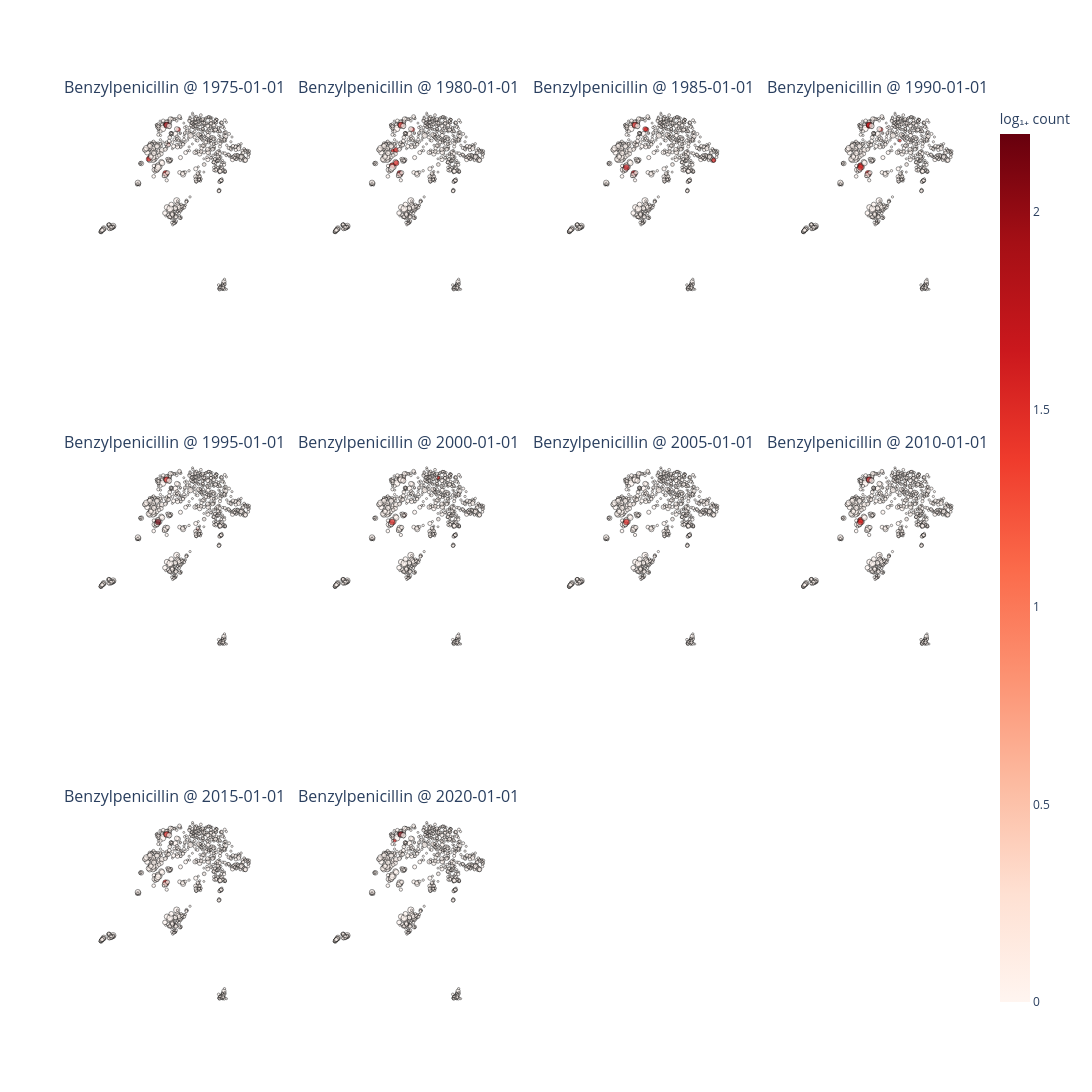

The notebook cell this image was saved under:
### Code cell
s = 3
_ = plot_umap_antibiotic_activity(
    data_df,
    amr_df,
    antibiotic=antibiotic,
    date=date,
    embedding_column=embedding_column,
    cmap="Reds",
    min_n_causation=3,
    max_marker_size=5,
    min_marker_size=1,
    image_size=(s*800,s*800),
    color_envelope=color_envelope
)

### Figure 1 — Plotly figure (JSON) as saved in the notebook; plotly's stock layout.template omitted (floating-point values rounded to 4 significant figures; data arrays with more than 128 entries replaced by an {"elided": "..."} marker saying what was removed)
{"data": [{"hovertemplate": "%{text}<extra></extra>", "marker": {"color": {"elided": "773 float values"}, "coloraxis": "coloraxis", "line": {"color": "black", "width": 0.6}, "size": {"elided": "773 float values"}}, "mode": "markers", "text": {"elided": "773 str values"}, "type": "scatter", "x": {"elided": "773 float values"}, "xaxis": "x", "y": {"elided": "773 float values"}, "yaxis": "y"}, {"hovertemplate": "%{text}<extra></extra>", "marker": {"color": {"elided": "773 float values"}, "coloraxis": "coloraxis", "line": {"color": "black", "width": 0.6}, "size": {"elided": "773 float values"}}, "mode": "markers", "text": {"elided": "773 str values"}, "type": "scatter", "x": {"elided": "773 float values"}, "xaxis": "x2", "y": {"elided": "773 float values"}, "yaxis": "y2"}, {"hovertemplate": "%{text}<extra></extra>", "marker": {"color": {"elided": "773 float values"}, "coloraxis": "coloraxis", "line": {"color": "black", "width": 0.6}, "size": {"elided": "773 float values"}}, "mode": "markers", "text": {"elided": "773 str values"}, "type": "scatter", "x": {"elided": "773 float values"}, "xaxis": "x3", "y": {"elided": "773 float values"}, "yaxis": "y3"}, {"hovertemplate": "%{text}<extra></extra>", "marker": {"color": {"elided": "773 float values"}, "coloraxis": "coloraxis", "line": {"color": "black", "width": 0.6}, "size": {"elided": "773 float values"}}, "mode": "markers", "text": {"elided": "773 str values"}, "type": "scatter", "x": {"elided": "773 float values"}, "xaxis": "x4", "y": {"elided": "773 float values"}, "yaxis": "y4"}, {"hovertemplate": "%{text}<extra></extra>", "marker": {"color": {"elided": "773 float values"}, "coloraxis": "coloraxis", "line": {"color": "black", "width": 0.6}, "size": {"elided": "773 float values"}}, "mode": "markers", "text": {"elided": "773 str values"}, "type": "scatter", "x": {"elided": "773 float values"}, "xaxis": "x5", "y": {"elided": "773 float values"}, "yaxis": "y5"}, {"hovertemplate": "%{text}<extra></extra>", "marker": {"color": {"elided": "773 float values"}, "coloraxis": "coloraxis", "line": {"color": "black", "width": 0.6}, "size": {"elided": "773 float values"}}, "mode": "markers", "text": {"elided": "773 str values"}, "type": "scatter", "x": {"elided": "773 float values"}, "xaxis": "x6", "y": {"elided": "773 float values"}, "yaxis": "y6"}, {"hovertemplate": "%{text}<extra></extra>", "marker": {"color": {"elided": "773 float values"}, "coloraxis": "coloraxis", "line": {"color": "black", "width": 0.6}, "size": {"elided": "773 float values"}}, "mode": "markers", "text": {"elided": "773 str values"}, "type": "scatter", "x": {"elided": "773 float values"}, "xaxis": "x7", "y": {"elided": "773 float values"}, "yaxis": "y7"}, {"hovertemplate": "%{text}<extra></extra>", "marker": {"color": {"elided": "773 float values"}, "coloraxis": "coloraxis", "line": {"color": "black", "width": 0.6}, "size": {"elided": "773 float values"}}, "mode": "markers", "text": {"elided": "773 str values"}, "type": "scatter", "x": {"elided": "773 float values"}, "xaxis": "x8", "y": {"elided": "773 float values"}, "yaxis": "y8"}, {"hovertemplate": "%{text}<extra></extra>", "marker": {"color": {"elided": "773 float values"}, "coloraxis": "coloraxis", "line": {"color": "black", "width": 0.6}, "size": {"elided": "773 float values"}}, "mode": "markers", "text": {"elided": "773 str values"}, "type": "scatter", "x": {"elided": "773 float values"}, "xaxis": "x9", "y": {"elided": "773 float values"}, "yaxis": "y9"}, {"hovertemplate": "%{text}<extra></extra>", "marker": {"color": {"elided": "773 float values"}, "coloraxis": "coloraxis", "line": {"color": "black", "width": 0.6}, "size": {"elided": "773 float values"}}, "mode": "markers", "text": {"elided": "773 str values"}, "type": "scatter", "x": {"elided": "773 float values"}, "xaxis": "x10", "y": {"elided": "773 float values"}, "yaxis": "y10"}], "layout": {"annotations": [{"font": {"size": 16}, "showarrow": false, "text": "Benzylpenicillin @ 1975-01-01", "x": 0.1062, "xanchor": "center", "xref": "paper", "y": 1, "yanchor": "bottom", "yref": "paper"}, {"font": {"size": 16}, "showarrow": false, "text": "Benzylpenicillin @ 1980-01-01", "x": 0.3688, "xanchor": "center", "xref": "paper", "y": 1, "yanchor": "bottom", "yref": "paper"}, {"font": {"size": 16}, "showarrow": false, "text": "Benzylpenicillin @ 1985-01-01", "x": 0.6313, "xanchor": "center", "xref": "paper", "y": 1, "yanchor": "bottom", "yref": "paper"}, {"font": {"size": 16}, "showarrow": false, "text": "Benzylpenicillin @ 1990-01-01", "x": 0.8938, "xanchor": "center", "xref": "paper", "y": 1, "yanchor": "bottom", "yref": "paper"}, {"font": {"size": 16}, "showarrow": false, "text": "Benzylpenicillin @ 1995-01-01", "x": 0.1062, "xanchor": "center", "xref": "paper", "y": 0.6111, "yanchor": "bottom", "yref": "paper"}, {"font": {"size": 16}, "showarrow": false, "text": "Benzylpenicillin @ 2000-01-01", "x": 0.3688, "xanchor": "center", "xref": "paper", "y": 0.6111, "yanchor": "bottom", "yref": "paper"}, {"font": {"size": 16}, "showarrow": false, "text": "Benzylpenicillin @ 2005-01-01", "x": 0.6313, "xanchor": "center", "xref": "paper", "y": 0.6111, "yanchor": "bottom", "yref": "paper"}, {"font": {"size": 16}, "showarrow": false, "text": "Benzylpenicillin @ 2010-01-01", "x": 0.8938, "xanchor": "center", "xref": "paper", "y": 0.6111, "yanchor": "bottom", "yref": "paper"}, {"font": {"size": 16}, "showarrow": false, "text": "Benzylpenicillin @ 2015-01-01", "x": 0.1062, "xanchor": "center", "xref": "paper", "y": 0.2222, "yanchor": "bottom", "yref": "paper"}, {"font": {"size": 16}, "showarrow": false, "text": "Benzylpenicillin @ 2020-01-01", "x": 0.3688, "xanchor": "center", "xref": "paper", "y": 0.2222, "yanchor": "bottom", "yref": "paper"}], "autosize": false, "coloraxis": {"cmax": 2.197, "cmin": 0, "colorbar": {"title": {"text": "log₁₊ count"}}, "colorscale": [[0, "rgb(255,245,240)"], [0.125, "rgb(254,224,210)"], [0.25, "rgb(252,187,161)"], [0.375, "rgb(252,146,114)"], [0.5, "rgb(251,106,74)"], [0.625, "rgb(239,59,44)"], [0.75, "rgb(203,24,29)"], [0.875, "rgb(165,15,21)"], [1, "rgb(103,0,13)"]]}, "height": 2400, "paper_bgcolor": "white", "plot_bgcolor": "white", "showlegend": false, "width": 2400, "xaxis": {"anchor": "y", "domain": [0, 0.2125], "showgrid": false, "visible": false, "zeroline": false}, "xaxis10": {"anchor": "y10", "domain": [0.2625, 0.475], "showgrid": false, "visible": false, "zeroline": false}, "xaxis11": {"anchor": "y11", "domain": [0.525, 0.7375]}, "xaxis12": {"anchor": "y12", "domain": [0.7875, 1]}, "xaxis2": {"anchor": "y2", "domain": [0.2625, 0.475], "showgrid": false, "visible": false, "zeroline": false}, "xaxis3": {"anchor": "y3", "domain": [0.525, 0.7375], "showgrid": false, "visible": false, "zeroline": false}, "xaxis4": {"anchor": "y4", "domain": [0.7875, 1], "showgrid": false, "visible": false, "zeroline": false}, "xaxis5": {"anchor": "y5", "domain": [0, 0.2125], "showgrid": false, "visible": false, "zeroline": false}, "xaxis6": {"anchor": "y6", "domain": [0.2625, 0.475], "showgrid": false, "visible": false, "zeroline": false}, "xaxis7": {"anchor": "y7", "domain": [0.525, 0.7375], "showgrid": false, "visible": false, "zeroline": false}, "xaxis8": {"anchor": "y8", "domain": [0.7875, 1], "showgrid": false, "visible": false, "zeroline": false}, "xaxis9": {"anchor": "y9", "domain": [0, 0.2125], "showgrid": false, "visible": false, "zeroline": false}, "yaxis": {"anchor": "x", "domain": [0.7778, 1], "scaleanchor": "x", "scaleratio": 1, "showgrid": false, "visible": false, "zeroline": false}, "yaxis10": {"anchor": "x10", "domain": [0, 0.2222], "scaleanchor": "x10", "scaleratio": 1, "showgrid": false, "visible": false, "zeroline": false}, "yaxis11": {"anchor": "x11", "domain": [0, 0.2222]}, "yaxis12": {"anchor": "x12", "domain": [0, 0.2222]}, "yaxis2": {"anchor": "x2", "domain": [0.7778, 1], "scaleanchor": "x2", "scaleratio": 1, "showgrid": false, "visible": false, "zeroline": false}, "yaxis3": {"anchor": "x3", "domain": [0.7778, 1], "scaleanchor": "x3", "scaleratio": 1, "showgrid": false, "visible": false, "zeroline": false}, "yaxis4": {"anchor": "x4", "domain": [0.7778, 1], "scaleanchor": "x4", "scaleratio": 1, "showgrid": false, "visible": false, "zeroline": false}, "yaxis5": {"anchor": "x5", "domain": [0.3889, 0.6111], "scaleanchor": "x5", "scaleratio": 1, "showgrid": false, "visible": false, "zeroline": false}, "yaxis6": {"anchor": "x6", "domain": [0.3889, 0.6111], "scaleanchor": "x6", "scaleratio": 1, "showgrid": false, "visible": false, "zeroline": false}, "yaxis7": {"anchor": "x7", "domain": [0.3889, 0.6111], "scaleanchor": "x7", "scaleratio": 1, "showgrid": false, "visible": false, "zeroline": false}, "yaxis8": {"anchor": "x8", "domain": [0.3889, 0.6111], "scaleanchor": "x8", "scaleratio": 1, "showgrid": false, "visible": false, "zeroline": false}, "yaxis9": {"anchor": "x9", "domain": [0, 0.2222], "scaleanchor": "x9", "scaleratio": 1, "showgrid": false, "visible": false, "zeroline": false}}}
